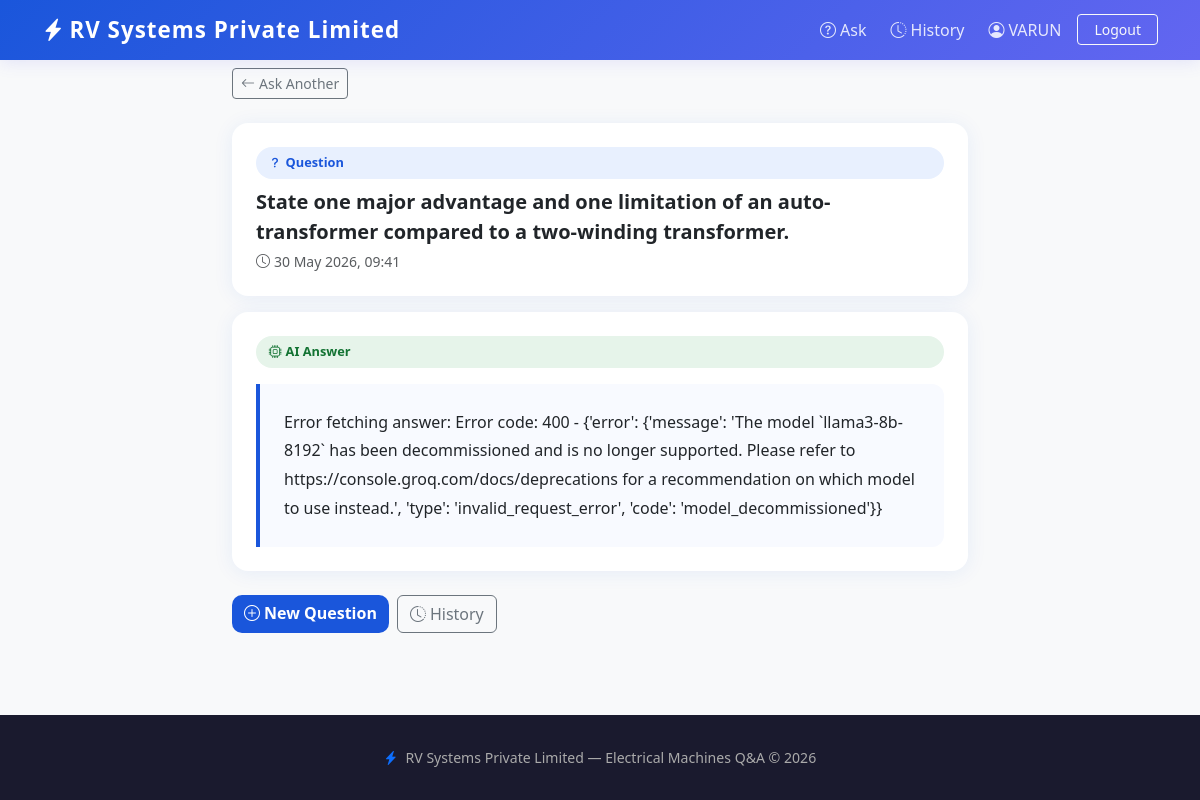
Page /question/2/ (signed in) on the committed database.
### qa/models.py (models this page shows, shortened)
class Question(models.Model):
    user = models.ForeignKey(User, on_delete=models.CASCADE, related_name='questions')
    question = models.TextField()
    answer = models.TextField(blank=True, default='')
    created_at = models.DateTimeField(auto_now_add=True)
    class Meta:
        ordering = ['-created_at']

### qa/views.py (the view)
# urls.py: path('question/<int:pk>/', views.question_detail, name='question_detail'),
@login_required
def question_detail(request, pk):
    question = get_object_or_404(Question, pk=pk, user=request.user)
    return render(request, 'qa/question_detail.html', {'question': question})

### templates/qa/question_detail.html (shortened to what this page needs)
{% extends 'qa/base.html' %}
{% block content %}
<div class="container py-2">
  <div class="row justify-content-center">
    <div class="col-lg-8">
      <a href="{% url 'ask' %}" class="btn btn-outline-secondary btn-sm mb-4">
        <i class="bi bi-arrow-left me-1"></i>Ask Another
      </a>
      <div class="card p-4 mb-3">
        <span class="badge-q mb-2 d-inline-block">
          <i class="bi bi-question-lg me-1"></i>Question
        </span>
        <p class="fw-semibold fs-5 mb-1">{{ question.question }}</p>
        <small class="text-muted">
          <i class="bi bi-clock me-1"></i>{{ question.created_at|date:"d M Y, H:i" }}
        </small>
      </div>
      <div class="card p-4 mb-4">
        <span class="badge-ai mb-3 d-inline-block">
          <i class="bi bi-cpu me-1"></i>AI Answer
        </span>
        <div class="answer-box">{{ question.answer }}</div>
      </div>
      <div class="d-flex gap-2">
        <a href="{% url 'ask' %}" class="btn btn-primary">
          <i class="bi bi-plus-circle me-1"></i>New Question
        </a>
        <a href="{% url 'history' %}" class="btn btn-outline-secondary">
          <i class="bi bi-clock-history me-1"></i>History
        </a>
      </div>
    </div>
  </div>
</div>
{% endblock %}

### templates/qa/base.html (shortened to what this page needs)
<!DOCTYPE html>
<html lang="en">
<head>
  <link href="https://cdn.jsdelivr.net/npm/bootstrap@5.3.0/dist/css/bootstrap.min.css" rel="stylesheet">
  <link href="https://cdn.jsdelivr.net/npm/bootstrap-icons@1.11.0/font/bootstrap-icons.css" rel="stylesheet">
</head>
<body class="bg-light d-flex flex-column min-vh-100">
<nav class="navbar navbar-expand-lg navbar-dark">
  <div class="container">
    <a class="navbar-brand text-white" href="{% url 'home' %}">
      <i class="bi bi-lightning-charge-fill me-1"></i>RV Systems Private Limited
    </a>
    <div class="collapse navbar-collapse" id="nav">
      <ul class="navbar-nav ms-auto align-items-lg-center gap-2">
        {% if user.is_authenticated %}
          <li class="nav-item">
            <a class="nav-link" href="{% url 'ask' %}">
              <i class="bi bi-question-circle me-1"></i>Ask
            </a>
          </li>
          <li class="nav-item">
            <a class="nav-link" href="{% url 'history' %}">
              <i class="bi bi-clock-history me-1"></i>History
            </a>
          </li>
          <li class="nav-item">
            <span class="nav-link text-white-50">
              <i class="bi bi-person-circle me-1"></i>{{ user.username }}
            </span>
          </li>
          <li class="nav-item">
            <a class="btn btn-outline-light btn-sm px-3"
               href="{% url 'logout' %}">Logout</a>
          </li>
        {% endif %}
      </ul>
    </div>
  </div>
</nav>
<div class="flex-grow-1">
  {% block content %}{% endblock %}
</div>
<footer>
  <div class="container text-center ">
    <p class="mb-0">
      <i class="bi bi-lightning-charge-fill text-primary me-1"></i>
      RV Systems Private Limited — Electrical Machines Q&A &copy; 2026
    </p>
  </div>
</footer>
</body>
</html>

### templates/qa/base.html (style rules this page uses)
body { background: #f0f4ff; font-family: 'Segoe UI', sans-serif; }
.navbar-brand { font-weight: 800; font-size: 1.4rem; letter-spacing: 1px; }
.navbar { background: linear-gradient(135deg, #1a56db, #6366f1); box-shadow: 0 2px 16px rgba(99,102,241,0.15); }
.card { border: none; border-radius: 16px; box-shadow: 0 2px 20px rgba(26,86,219,0.08); }
.btn-primary { background: #1a56db; border: none; border-radius: 10px; font-weight: 600; }
.answer-box { background: #f8faff; border-left: 4px solid #1a56db; border-radius: 0 12px 12px 0; padding: 1.5rem; white-space: pre-wrap; line-height: 1.8; }
.badge-q { background: #e8f0fe; color: #1a56db; font-size: .8rem; padding: .4rem .8rem; border-radius: 20px; font-weight: 600; }
.badge-ai { background: #e6f4ea; color: #137333; font-size: .8rem; padding: .4rem .8rem; border-radius: 20px; font-weight: 600; }
.nav-link { color: rgba(255,255,255,0.85) !important; font-weight: 500; }
footer { background: #1a1a2e; color: #aaa; padding: 2rem 0; margin-top: 4rem; font-size: .88rem; }

### rows in the picture
Question: question "State one major advantage and one limitation of an auto-transformer compared to a two-winding transformer.", created_at "30 May 2026, 09:41", answer "Error fetching answer: Error code: 400 - {'error': {'message': 'The model `llama3-8b-8192` has been decommissioned and is no longer supported. Please refer to https://console.groq.com/docs/deprecations for a recommendation on which model to use instead.', 'type': 'invalid_request_error', 'code': 'model_decommissioned'}}"

### other values in the picture
{{ user.username }} "VARUN"
